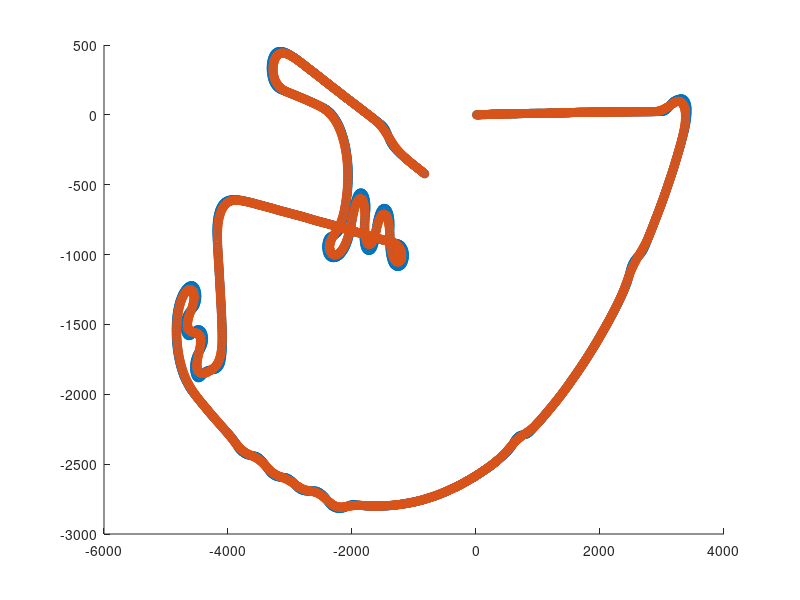

Here is the MATLAB script that generated this plot: (Note: this script raises an error after producing the figure.)
data = load("2025AllJapan_Dis,theta.txt");
%data = load("2024AllJapan_Dis,theta.txt");
%data = load("reRoeasymap_Dis,theta.txt");
%data = load("reRomap_xy.txt");
%data = load("Distance, Theta.txt");
%data = load("reRomap_Dis,The.txt")

AllEuclideanDistance = 0;

% 距離と角度の列を抽出
distance = data(:, 1);
theta = data(:, 2);
theta_adj = theta .* 1;

% ゼロでない距離のみを抽出
distance = nonzeros(distance);
theta = theta(1:length(distance));

% 変数の初期化
x = 0;
y = 0;
th = 0;

X = [];
Y = [];
Th = [];
originmap_EucildeanDistance = [];
array_originmap_atan2 = [];
array_radius = [];

% 距離と角度の値を反復処理
for i = 1:length(distance)
    x = x + distance(i) * cos(th + theta_adj(i)/2); % 10mmの距離をx座標に変換
    y = y + distance(i) * sin(th + theta_adj(i)/2); % 10mmの距離をy座標に変換
    th = th + theta_adj(i); % 角度を調整
    %x = distance(i);%x座標
    %y = theta(i);%y座標 thetaと書いてあるが，実際はy座標

    X = [X x];
    Y = [Y y];
    Th = [Th th];
end

origin_atan2 = atan2(Y(2)-Y(1), X(2)-X(1)); % 最初の角度を計算
array_originmap_atan2 = [origin_atan2]; % 最初の角度を配列に追加

% コースの全体距離を計算
for i = 1:length(X)-1
    EuclideanDistance(i) = sqrt((X(i+1) - X(i))^2 + (Y(i+1) - Y(i))^2);
    originmap_EucildeanDistance = [originmap_EucildeanDistance EuclideanDistance(i)];
    origin_atan2 = atan2(Y(i+1)-Y(i),X(i+1)-X(i));
    delta_origin_atan2 = origin_atan2 - array_originmap_atan2(end);
    if delta_origin_atan2 > pi
        origin_atan2 = origin_atan2 - 2 * pi;
    elseif delta_origin_atan2 < -pi
        origin_atan2 = origin_atan2 + 2 * pi;
    end
    delta_origin_atan2_2 = origin_atan2 - array_originmap_atan2(end);
    radius = abs(EuclideanDistance(i) / delta_origin_atan2_2);
    if radius > 1000
        radius = 1000;
    end

    array_originmap_atan2 = [array_originmap_atan2 origin_atan2];
    array_radius = [array_radius radius];
    AllEuclideanDistance = AllEuclideanDistance + EuclideanDistance(i);
end

% 平滑化のための変数の初期化
X_smooth = [];
Y_smooth = [];
Th_smooth = [];
Th_delta = [];
EuclideanDistance = [];
array_shortcutmap_radius = [];
AllEuclideanDistance_shortcut = 0; % ユークリッド距離の総和の初期化
distance_threshold = 1; % 距離のしきい値を設定（例：10mm）

% 最初の点を追加
X_smooth = X(1);
Y_smooth = Y(1);
Th_smooth = Th(1); % 初期角度も追加

% 移動平均を計算
n = numel(X);
for i = 2:n
    % 終点に近づくとき、窓のサイズを徐々に小さくする
    remaining_points = n - i + 1;
    windowSize = min(min(i, remaining_points), 30);%始点と終点付近で点間隔が縮まるのを防ぐ
    %windowSize = 30;

    % shortcutmap_radiusが200以下のときはwindowSizeを1にする
    %{
    if exist('radius', 'var') && array_radius(i - 1) <= 300
        windowSize = 1;
    end
    %}

    %{
    if i <= windowSize
        temp_x = sum(X(1:i)) / i; % Xの移動平均
        temp_y = sum(Y(1:i)) / i; % Yの移動平均
    else
        temp_x = sum(X(i-windowSize+1:i)) / windowSize; % Xの移動平均
        temp_y = sum(Y(i-windowSize+1:i)) / windowSize; % Yの移動平均
    end
    %}

    half_window = floor((windowSize - 1) / 2);%中央移動平均

    start_idx = max(1, i - half_window);
    end_idx = min(n, i + half_window);
    
    temp_x = sum(X(start_idx:end_idx)) / (end_idx - start_idx + 1);
    temp_y = sum(Y(start_idx:end_idx)) / (end_idx - start_idx + 1);
    
    euclidean_dist = sqrt((temp_x - X_smooth(end))^2 + (temp_y - Y_smooth(end))^2);

    if euclidean_dist > distance_threshold
        % 新しい座標を追加
        X_smooth = [X_smooth temp_x];
        Y_smooth = [Y_smooth temp_y];
        
        % 新しい角度を計算
        % 新しい角度を計算
        dx = temp_x - X_smooth(end-1); % x方向の差
        dy = temp_y - Y_smooth(end-1); % y方向の差
        new_th2 = atan2(dy, dx); % 前の座標との角度を計算
        
        % unwrap を使用して不連続なジャンプを防ぐ
        new_th2 = unwrap([Th_smooth(end), new_th2]);
        new_th2 = new_th2(end); % 最新の値を取得
        
        % 角度の変化量を計算
        delta_th3 = new_th2 - Th_smooth(end); % 角速度の差分
        
        % 配列に追加
        Th_smooth = [Th_smooth new_th2]; % 補正した角度を使用
        Th_delta = [Th_delta delta_th3];

        shortcutmap_radius = abs(euclidean_dist / delta_th3);
        if shortcutmap_radius > 1000
           shortcutmap_radius = 1000;
        end
        
        array_shortcutmap_radius = [array_shortcutmap_radius shortcutmap_radius];
        
        % ユークリッド距離を保存
        EuclideanDistance = [EuclideanDistance euclidean_dist];
        AllEuclideanDistance_shortcut = AllEuclideanDistance_shortcut + euclidean_dist;
        euclidean_dist = 0;
    end
end

% オリジナルコースとショートカットコースの総距離を表示
disp('コースの総距離:')
fprintf('%.0fmm\n', AllEuclideanDistance);

disp('ショートカット経路の総距離:')
fprintf('%.0fmm\n', AllEuclideanDistance_shortcut);

% 元マップの曲率半径
output_file = 'originmap_radius.txt';
fid = fopen(output_file, 'w');
fprintf(fid, '%f\n', [array_radius]);
fclose(fid);
disp('オリジナルマップの角度をファイルに保存されました。');

% 元マップの角度
output_file = 'originmap_atan2.txt';
fid = fopen(output_file, 'w');
fprintf(fid, '%f\n', [array_originmap_atan2]);
fclose(fid);
disp('オリジナルマップの角度をファイルに保存されました。');

% 元マップの座標間のユークリッド距離
output_file = 'originmap_EuclideanDistance.txt';
fid = fopen(output_file, 'w');
fprintf(fid, '%f\n', [originmap_EucildeanDistance]);
fclose(fid);
disp('オリジナルマップのユークリッド距離をファイルに保存されました。');

% ショートカット経路座標をファイルに保存
output_file = 'Shortcutdata_output.txt';
fid = fopen(output_file, 'w');
fprintf(fid, '%f %f\n', [X_smooth; Y_smooth]);
fclose(fid);
disp('ショートカット座標がファイルに保存されました。');

% ショートカット座標間のユークリッド距離をファイルに保存
output_file = 'EuclideanDistance_output.txt';
fid = fopen(output_file, 'w');
fprintf(fid, '%f\n', EuclideanDistance);
fclose(fid);
disp('ショートカット座標間の距離がファイルに保存されました。');

output_file = 'atan2.txt';
fid = fopen(output_file, 'w');
fprintf(fid, '%f\n', Th_smooth);
fclose(fid);
disp('atan2で計算された角速度がファイルに保存されました。');

output_file = 'atan2_delta.txt';
fid = fopen(output_file, 'w');
fprintf(fid, '%f\n', Th_delta);
fclose(fid);
disp('比較した角速度がファイルに保存されました。');

output_file = 'shortcutmap_radius.txt';
fid = fopen(output_file, 'w');
fprintf(fid, '%f\n', array_shortcutmap_radius);
fclose(fid);
disp('ショートカット経路の曲率半径がファイルに保存されました。');

% オリジナルコースとショートカットコースをプロット
figure(1);
scatter(X, Y, 'red')
hold on
scatter(X_smooth, Y_smooth, 'blue')
xline(0, "-r")
xline(-1000, "-r")
yline(0, "-r")
grid on
grid minor
axis equal
legend('Original MAP (red)', 'Shortcut MAP (blue)')

figure(2);
subplot(2,1,1)
plot(Th)
grid on
grid minor
title('original map')
ax1 = gca; % 現在の軸を取得

subplot(2,1,2)
plot(Th_smooth)
grid on
grid minor
title('shortcut map')
ax2 = gca; % 現在の軸を取得
linkaxes([ax1, ax2], 'xy'); % x 軸を同期（y 軸も同期したい場合は 'xy' に変更）

figure(3);
subplot(2,1,1)
plot(theta)
grid on
grid minor
title('originmap rad/s')
ay1 = gca; % 現在の軸を取得

subplot(2,1,2)
plot(Th_delta)
grid on
grid minor
title('shortcupmap rad/s')
ay2 = gca; % 現在の軸を取得
linkaxes([ay1, ay2], 'xy'); % x 軸を同期（y 軸も同期したい場合は 'xy' に変更）
